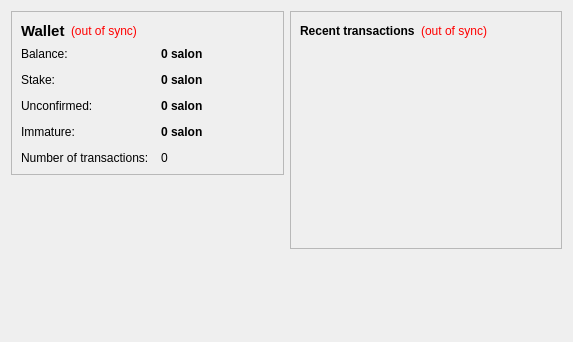
<?xml version="1.0" encoding="UTF-8"?>
<ui version="4.0">
 <class>OverviewPage</class>
 <widget class="QWidget" name="OverviewPage">
  <property name="geometry">
   <rect>
    <x>0</x>
    <y>0</y>
    <width>573</width>
    <height>342</height>
   </rect>
  </property>
  <property name="windowTitle">
   <string>Form</string>
  </property>
  <layout class="QHBoxLayout" name="horizontalLayout" stretch="1,1">
   <item>
    <layout class="QVBoxLayout" name="verticalLayout_2">
     <item>
      <widget class="QFrame" name="frame">
       <property name="frameShape">
        <enum>QFrame::StyledPanel</enum>
       </property>
       <property name="frameShadow">
        <enum>QFrame::Raised</enum>
       </property>
       <layout class="QVBoxLayout" name="verticalLayout_4">
        <item>
         <layout class="QHBoxLayout" name="horizontalLayout_4">
          <item>
           <widget class="QLabel" name="label_5">
            <property name="font">
             <font>
              <pointsize>11</pointsize>
              <weight>75</weight>
              <bold>true</bold>
             </font>
            </property>
            <property name="text">
             <string>Wallet</string>
            </property>
           </widget>
          </item>
          <item>
           <widget class="QLabel" name="labelWalletStatus">
            <property name="toolTip">
             <string>The displayed information may be out of date. Your wallet automatically synchronizes with the SalonCoin network after a connection is established, but this process has not completed yet.</string>
            </property>
            <property name="styleSheet">
             <string notr="true">QLabel { color: red; }</string>
            </property>
            <property name="text">
             <string notr="true">(out of sync)</string>
            </property>
            <property name="alignment">
             <set>Qt::AlignLeading|Qt::AlignLeft|Qt::AlignVCenter</set>
            </property>
           </widget>
          </item>
          <item>
           <spacer name="horizontalSpacer_2">
            <property name="orientation">
             <enum>Qt::Horizontal</enum>
            </property>
            <property name="sizeHint" stdset="0">
             <size>
              <width>40</width>
              <height>20</height>
             </size>
            </property>
           </spacer>
          </item>
         </layout>
        </item>
        <item>
         <layout class="QFormLayout" name="formLayout_2">
          <property name="fieldGrowthPolicy">
           <enum>QFormLayout::AllNonFixedFieldsGrow</enum>
          </property>
          <property name="horizontalSpacing">
           <number>12</number>
          </property>
          <property name="verticalSpacing">
           <number>12</number>
          </property>
          <item row="0" column="0">
           <widget class="QLabel" name="label">
            <property name="text">
             <string>Balance:</string>
            </property>
           </widget>
          </item>
          <item row="0" column="1">
           <widget class="QLabel" name="labelBalance">
            <property name="font">
             <font>
              <weight>75</weight>
              <bold>true</bold>
             </font>
            </property>
            <property name="cursor">
             <cursorShape>IBeamCursor</cursorShape>
            </property>
            <property name="toolTip">
             <string>Your current balance</string>
            </property>
            <property name="text">
             <string notr="true">0 salon</string>
            </property>
            <property name="textInteractionFlags">
             <set>Qt::LinksAccessibleByMouse|Qt::TextSelectableByKeyboard|Qt::TextSelectableByMouse</set>
            </property>
           </widget>
          </item>
          <item row="1" column="0">
           <widget class="QLabel" name="label_6">
            <property name="text">
             <string>Stake:</string>
            </property>
           </widget>
          </item>
          <item row="1" column="1">
           <widget class="QLabel" name="labelStake">
            <property name="font">
             <font>
              <weight>75</weight>
              <bold>true</bold>
             </font>
            </property>
            <property name="cursor">
             <cursorShape>IBeamCursor</cursorShape>
            </property>
            <property name="toolTip">
             <string>Total of coins that was staked, and do not yet count toward the current balance</string>
            </property>
            <property name="text">
             <string notr="true">0 salon</string>
            </property>
            <property name="textInteractionFlags">
             <set>Qt::LinksAccessibleByMouse|Qt::TextSelectableByKeyboard|Qt::TextSelectableByMouse</set>
            </property>
           </widget>
          </item>
          <item row="2" column="0">
           <widget class="QLabel" name="label_3">
            <property name="text">
             <string>Unconfirmed:</string>
            </property>
           </widget>
          </item>
          <item row="2" column="1">
           <widget class="QLabel" name="labelUnconfirmed">
            <property name="font">
             <font>
              <weight>75</weight>
              <bold>true</bold>
             </font>
            </property>
            <property name="cursor">
             <cursorShape>IBeamCursor</cursorShape>
            </property>
            <property name="toolTip">
             <string>Total of transactions that have yet to be confirmed, and do not yet count toward the current balance</string>
            </property>
            <property name="text">
             <string notr="true">0 salon</string>
            </property>
            <property name="textInteractionFlags">
             <set>Qt::LinksAccessibleByMouse|Qt::TextSelectableByKeyboard|Qt::TextSelectableByMouse</set>
            </property>
           </widget>
          </item>
          <item row="3" column="0">
           <widget class="QLabel" name="labelImmatureText">
            <property name="text">
             <string>Immature:</string>
            </property>
           </widget>
          </item>
          <item row="3" column="1">
           <widget class="QLabel" name="labelImmature">
            <property name="font">
             <font>
              <weight>75</weight>
              <bold>true</bold>
             </font>
            </property>
            <property name="toolTip">
             <string>Mined balance that has not yet matured</string>
            </property>
            <property name="text">
             <string notr="true">0 salon</string>
            </property>
            <property name="textInteractionFlags">
             <set>Qt::LinksAccessibleByMouse|Qt::TextSelectableByKeyboard|Qt::TextSelectableByMouse</set>
            </property>
           </widget>
          </item>
          <item row="4" column="0">
           <widget class="QLabel" name="label_2">
            <property name="text">
             <string>Number of transactions:</string>
            </property>
           </widget>
          </item>
          <item row="4" column="1">
           <widget class="QLabel" name="labelNumTransactions">
            <property name="toolTip">
             <string>Total number of transactions in wallet</string>
            </property>
            <property name="text">
             <string notr="true">0</string>
            </property>
           </widget>
          </item>
         </layout>
        </item>
       </layout>
      </widget>
     </item>
     <item>
      <spacer name="verticalSpacer">
       <property name="orientation">
        <enum>Qt::Vertical</enum>
       </property>
       <property name="sizeHint" stdset="0">
        <size>
         <width>20</width>
         <height>40</height>
        </size>
       </property>
      </spacer>
     </item>
     <item>
      <widget class="QLabel" name="label_6">
       <property name="text">
        <string/>
       </property>
       <property name="pixmap">
        <pixmap resource="../bitcoin.qrc">:/images/backg</pixmap>
       </property>
       <property name="scaledContents">
        <bool>false</bool>
       </property>
       <property name="alignment">
        <set>Qt::AlignCenter</set>
       </property>
       <property name="margin">
        <number>-2</number>
       </property>
      </widget>
     </item>
    </layout>
   </item>
   <item>
    <layout class="QVBoxLayout" name="verticalLayout_3">
     <item>
      <widget class="QFrame" name="frame_2">
       <property name="frameShape">
        <enum>QFrame::StyledPanel</enum>
       </property>
       <property name="frameShadow">
        <enum>QFrame::Raised</enum>
       </property>
       <layout class="QVBoxLayout" name="verticalLayout">
        <item>
         <layout class="QHBoxLayout" name="horizontalLayout_2">
          <item>
           <widget class="QLabel" name="label_4">
            <property name="text">
             <string>&lt;b&gt;Recent transactions&lt;/b&gt;</string>
            </property>
           </widget>
          </item>
          <item>
           <widget class="QLabel" name="labelTransactionsStatus">
            <property name="toolTip">
             <string>The displayed information may be out of date. Your wallet automatically synchronizes with the SalonCoin network after a connection is established, but this process has not completed yet.</string>
            </property>
            <property name="styleSheet">
             <string notr="true">QLabel { color: red; }</string>
            </property>
            <property name="text">
             <string notr="true">(out of sync)</string>
            </property>
            <property name="alignment">
             <set>Qt::AlignRight|Qt::AlignTrailing|Qt::AlignVCenter</set>
            </property>
           </widget>
          </item>
          <item>
           <spacer name="horizontalSpacer">
            <property name="orientation">
             <enum>Qt::Horizontal</enum>
            </property>
            <property name="sizeHint" stdset="0">
             <size>
              <width>40</width>
              <height>20</height>
             </size>
            </property>
           </spacer>
          </item>
         </layout>
        </item>
        <item>
         <widget class="QListView" name="listTransactions">
          <property name="styleSheet">
           <string notr="true">QListView { background: transparent; }</string>
          </property>
          <property name="frameShape">
           <enum>QFrame::NoFrame</enum>
          </property>
          <property name="verticalScrollBarPolicy">
           <enum>Qt::ScrollBarAlwaysOff</enum>
          </property>
          <property name="horizontalScrollBarPolicy">
           <enum>Qt::ScrollBarAlwaysOff</enum>
          </property>
          <property name="selectionMode">
           <enum>QAbstractItemView::NoSelection</enum>
          </property>
         </widget>
        </item>
       </layout>
      </widget>
     </item>
     <item>
      <spacer name="verticalSpacer_2">
       <property name="orientation">
        <enum>Qt::Vertical</enum>
       </property>
       <property name="sizeHint" stdset="0">
        <size>
         <width>20</width>
         <height>40</height>
        </size>
       </property>
      </spacer>
     </item>
    </layout>
   </item>
  </layout>
 </widget>
 <resources>
  <include location="../bitcoin.qrc"/>
 </resources>
 <connections/>
</ui>
